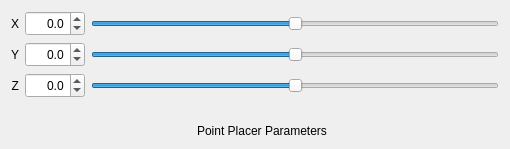
                <widget class="QWidget" name="PointPlacerPage" >
                 <layout class="QGridLayout" name="gridLayout_18" >
                  <item row="0" column="1" >
                   <widget class="QDoubleSpinBox" name="PointPlacerXSpinBox" >
                    <property name="sizePolicy" >
                     <sizepolicy vsizetype="Fixed" hsizetype="Fixed" >
                      <horstretch>0</horstretch>
                      <verstretch>0</verstretch>
                     </sizepolicy>
                    </property>
                    <property name="minimumSize" >
                     <size>
                      <width>60</width>
                      <height>25</height>
                     </size>
                    </property>
                    <property name="maximumSize" >
                     <size>
                      <width>60</width>
                      <height>25</height>
                     </size>
                    </property>
                    <property name="alignment" >
                     <set>Qt::AlignRight|Qt::AlignTrailing|Qt::AlignVCenter</set>
                    </property>
                    <property name="decimals" >
                     <number>1</number>
                    </property>
                    <property name="minimum" >
                     <double>-10.000000000000000</double>
                    </property>
                    <property name="maximum" >
                     <double>10.000000000000000</double>
                    </property>
                    <property name="singleStep" >
                     <double>0.100000000000000</double>
                    </property>
                   </widget>
                  </item>
                  <item row="0" column="2" >
                   <widget class="QSlider" name="PointPlacerXSlider" >
                    <property name="minimum" >
                     <number>-100</number>
                    </property>
                    <property name="maximum" >
                     <number>100</number>
                    </property>
                    <property name="orientation" >
                     <enum>Qt::Horizontal</enum>
                    </property>
                   </widget>
                  </item>
                  <item row="1" column="1" >
                   <widget class="QDoubleSpinBox" name="PointPlacerYSpinBox" >
                    <property name="sizePolicy" >
                     <sizepolicy vsizetype="Fixed" hsizetype="Fixed" >
                      <horstretch>0</horstretch>
                      <verstretch>0</verstretch>
                     </sizepolicy>
                    </property>
                    <property name="minimumSize" >
                     <size>
                      <width>60</width>
                      <height>25</height>
                     </size>
                    </property>
                    <property name="maximumSize" >
                     <size>
                      <width>60</width>
                      <height>25</height>
                     </size>
                    </property>
                    <property name="alignment" >
                     <set>Qt::AlignRight|Qt::AlignTrailing|Qt::AlignVCenter</set>
                    </property>
                    <property name="decimals" >
                     <number>1</number>
                    </property>
                    <property name="minimum" >
                     <double>-10.000000000000000</double>
                    </property>
                    <property name="maximum" >
                     <double>10.000000000000000</double>
                    </property>
                    <property name="singleStep" >
                     <double>0.100000000000000</double>
                    </property>
                   </widget>
                  </item>
                  <item row="1" column="2" >
                   <widget class="QSlider" name="PointPlacerYSlider" >
                    <property name="minimum" >
                     <number>-100</number>
                    </property>
                    <property name="maximum" >
                     <number>100</number>
                    </property>
                    <property name="orientation" >
                     <enum>Qt::Horizontal</enum>
                    </property>
                   </widget>
                  </item>
                  <item row="2" column="1" >
                   <widget class="QDoubleSpinBox" name="PointPlacerZSpinBox" >
                    <property name="sizePolicy" >
                     <sizepolicy vsizetype="Fixed" hsizetype="Fixed" >
                      <horstretch>0</horstretch>
                      <verstretch>0</verstretch>
                     </sizepolicy>
                    </property>
                    <property name="minimumSize" >
                     <size>
                      <width>60</width>
                      <height>25</height>
                     </size>
                    </property>
                    <property name="maximumSize" >
                     <size>
                      <width>60</width>
                      <height>25</height>
                     </size>
                    </property>
                    <property name="alignment" >
                     <set>Qt::AlignRight|Qt::AlignTrailing|Qt::AlignVCenter</set>
                    </property>
                    <property name="decimals" >
                     <number>1</number>
                    </property>
                    <property name="minimum" >
                     <double>-10.000000000000000</double>
                    </property>
                    <property name="maximum" >
                     <double>10.000000000000000</double>
                    </property>
                    <property name="singleStep" >
                     <double>0.100000000000000</double>
                    </property>
                   </widget>
                  </item>
                  <item row="2" column="2" >
                   <widget class="QSlider" name="PointPlacerZSlider" >
                    <property name="minimum" >
                     <number>-100</number>
                    </property>
                    <property name="maximum" >
                     <number>100</number>
                    </property>
                    <property name="orientation" >
                     <enum>Qt::Horizontal</enum>
                    </property>
                   </widget>
                  </item>
                  <item row="3" column="1" colspan="2" >
                   <spacer name="verticalSpacer_6" >
                    <property name="orientation" >
                     <enum>Qt::Vertical</enum>
                    </property>
                    <property name="sizeType" >
                     <enum>QSizePolicy::Fixed</enum>
                    </property>
                    <property name="sizeHint" stdset="0" >
                     <size>
                      <width>474</width>
                      <height>20</height>
                     </size>
                    </property>
                   </spacer>
                  </item>
                  <item row="4" column="1" colspan="2" >
                   <widget class="QLabel" name="PointPlacerParametersLabel" >
                    <property name="sizePolicy" >
                     <sizepolicy vsizetype="Fixed" hsizetype="Preferred" >
                      <horstretch>0</horstretch>
                      <verstretch>0</verstretch>
                     </sizepolicy>
                    </property>
                    <property name="text" >
                     <string>Point Placer Parameters</string>
                    </property>
                    <property name="alignment" >
                     <set>Qt::AlignCenter</set>
                    </property>
                   </widget>
                  </item>
                  <item row="0" column="0" >
                   <widget class="QLabel" name="PointPlacerXLabel" >
                    <property name="sizePolicy" >
                     <sizepolicy vsizetype="Fixed" hsizetype="Fixed" >
                      <horstretch>0</horstretch>
                      <verstretch>0</verstretch>
                     </sizepolicy>
                    </property>
                    <property name="minimumSize" >
                     <size>
                      <width>0</width>
                      <height>25</height>
                     </size>
                    </property>
                    <property name="text" >
                     <string>X</string>
                    </property>
                    <property name="alignment" >
                     <set>Qt::AlignRight|Qt::AlignTrailing|Qt::AlignVCenter</set>
                    </property>
                   </widget>
                  </item>
                  <item row="1" column="0" >
                   <widget class="QLabel" name="PointPlacerYLabel" >
                    <property name="sizePolicy" >
                     <sizepolicy vsizetype="Fixed" hsizetype="Fixed" >
                      <horstretch>0</horstretch>
                      <verstretch>0</verstretch>
                     </sizepolicy>
                    </property>
                    <property name="minimumSize" >
                     <size>
                      <width>0</width>
                      <height>25</height>
                     </size>
                    </property>
                    <property name="text" >
                     <string>Y</string>
                    </property>
                    <property name="alignment" >
                     <set>Qt::AlignRight|Qt::AlignTrailing|Qt::AlignVCenter</set>
                    </property>
                   </widget>
                  </item>
                  <item row="2" column="0" >
                   <widget class="QLabel" name="PointPlacerZLabel" >
                    <property name="sizePolicy" >
                     <sizepolicy vsizetype="Fixed" hsizetype="Fixed" >
                      <horstretch>0</horstretch>
                      <verstretch>0</verstretch>
                     </sizepolicy>
                    </property>
                    <property name="minimumSize" >
                     <size>
                      <width>0</width>
                      <height>25</height>
                     </size>
                    </property>
                    <property name="text" >
                     <string>Z</string>
                    </property>
                    <property name="alignment" >
                     <set>Qt::AlignRight|Qt::AlignTrailing|Qt::AlignVCenter</set>
                    </property>
                   </widget>
                  </item>
                 </layout>
                </widget>
